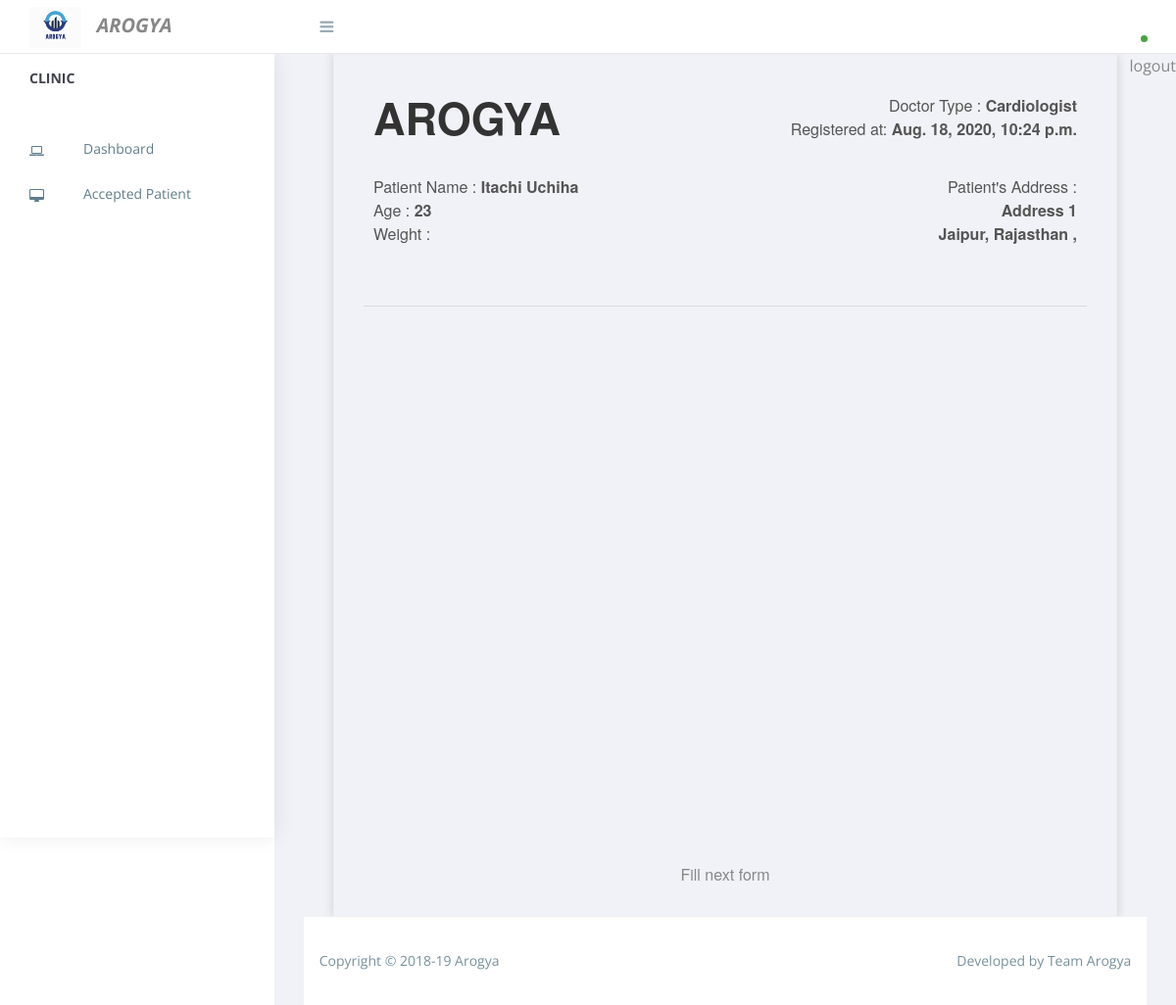
/receipt/1 (signed in), run on the app's committed database.
### app1/models.py (models this page shows, shortened)
class AutoCreatedUpdatedMixin(models.Model):
	created_at = models.DateTimeField(
		verbose_name=translate('created at'),
		unique=False,
		null=True,
		blank=True,
		db_index=True,
	)
	updated_at = models.DateTimeField(
		verbose_name=translate('updated at'),
		unique=False,
		null=True,
		blank=True,
		db_index=True,
	)
	class Meta:
		abstract = True

class SoftDeleteMixin(models.Model):
	deleted_at = models.DateTimeField(
		verbose_name=translate('deleted at'),
		unique=False,
		null=True,
		blank=True,
		db_index=True,
	)
	class Meta:
		abstract = True

class Patient(AutoCreatedUpdatedMixin,SoftDeleteMixin):
	user = models.ForeignKey(User, on_delete=models.CASCADE , default=None)
	reg_id = models.CharField(max_length=100, blank=True, unique=True, default=uuid.uuid4)
	name = models.CharField(max_length=50, blank=False)
	age = models.CharField(max_length=50, blank=False ,default=0)
	gender = models.CharField(max_length=100, blank=False , choices=GENDER_CHOICES)
	clinic = models.ForeignKey(Clinic, on_delete=models.CASCADE , default=None , related_name='user_clinic')
	doctor = models.CharField(max_length=100, blank=False , choices=DOCTYPE_CHOICES)
	father_husband_name = models.CharField(max_length=50, blank=False)
	contact = models.CharField(max_length=20, blank=False)
	adhaar = models.CharField(max_length=12, blank=False)
	epic = models.CharField(max_length=20, blank=False)
	pin = models.CharField(max_length=6, blank=False)
	email = models.EmailField(blank=False)
	address = models.CharField(max_length=100, blank=False)
	city = models.ForeignKey(City,on_delete=models.CASCADE, blank=False  , related_name='city', default=None)
	is_accepted = models.IntegerField(default=0)

class City(AutoCreatedUpdatedMixin,SoftDeleteMixin):
	name = models.CharField(max_length=100)
	state = models.ForeignKey(State,on_delete=models.CASCADE)
	def __str__(self):
		return self.name + ", " + self.state.name

class State(AutoCreatedUpdatedMixin,SoftDeleteMixin):
	name = models.CharField(max_length=100)
	country = models.ForeignKey(Country,on_delete=models.CASCADE)

### app1/views.py (the view)
# urls.py: path('receipt/<str:ids>',views.receipt, name='receipt'),
@login_required
def receipt(request , ids):
    p_id = ids
    patient = Patient.objects.filter(id=p_id).first()
    return render(request , 'receipt.html' , {'patient':patient})

### app1/templates/receipt.html (shortened to what this page needs)
{% extends 'layouts/clinic_master.html' %}
{%block content%}
<div class="float-right">
    <a href="logout"> logout </a>
</div>
    <div class="invoice-box">
        <table cellpadding="0" cellspacing="0">
            <tr class="top">
                <td colspan="2">
                    <table>
                        <tr>
                            <td class="title">
                                <b>AROGYA</b>
                            </td>
                            <td>
                                Doctor Type : <b>{{patient.doctor}}</b><br>
                                Registered at: <b>{{patient.created_at}}</b><br>
                            </td>
                        </tr>
                    </table>
                </td>
            </tr>
            <tr class="information">
                <td colspan="2">
                    <table>
                        <tr>
                            <td>
                                Patient Name : <b>{{patient.name}}</b><br>
                                Age : <b>{{patient.age}}</b><br>
                                Weight :
                            </td>
                            <td>
                                Patient's Address :<br>
                                <b>{{patient.address}}</b><br>
                                <b>{{patient.city}} , {{patient.state}}</b>
                            </td>
                        </tr>
                    </table>
                </td>
            </tr>
        </table>
        <hr>
        <br>
        <br>
        <br>
        <br>
        <br>
        <br>
        <br>
        <br>
        <br>
        <br>
        <br>
        <br>
        <br>
        <br>
        <br>
        <br>
        <br>
        <br>
        <br>
        <br>
        <br>
        <br>
        <br>
        <div class="text-center">
            <a href="/appointment"> Fill next form </a>
        </div>
    </div>
{%endblock%}

### static/assets/css/style.css (style rules this page uses)
body { display: table; font-family: "Open Sans", sans-serif; font-size: 16px; width: 100%; }
a, button { text-decoration: none; outline: none !important; color: #878787; -webkit-transition: all 0.25s ease; transition: all 0.25s ease; }

### app1/templates/receipt.html (style rules this page uses)
.invoice-box { max-width: 800px; margin: auto; padding: 30px; border: 1px solid #eee; box-shadow: 0 0 10px rgba(0, 0, 0, .15); font-size: 16px; line-height: 24px; font-family: 'Helvetica Neue', 'Helvetica', Helvetica, Arial, sans-serif; color: #555; }
.invoice-box table { width: 100%; line-height: inherit; text-align: left; }
.invoice-box table td { padding: 5px; vertical-align: top; }
.invoice-box table tr td:nth-child(2) { text-align: right; }
.invoice-box table tr.top table td { padding-bottom: 20px; }
.invoice-box table tr.top table td.title { font-size: 45px; line-height: 45px; color: #333; }
.invoice-box table tr.information table td { padding-bottom: 40px; }

### data on the page
Patient: doctor "Cardiologist", created_at "Aug. 18, 2020, 10:24 p.m.", name "Itachi Uchiha", age "23", address "Address 1", city "Jaipur, Rajasthan"
